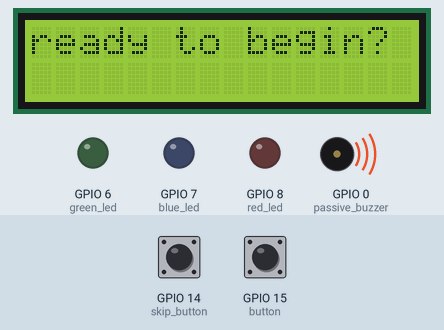
Bench run of a program on a simulated ESP32 board running MicroPython. Shown: 16×2 character LCD, output pins drawn as LEDs (lit = HIGH), buzzer (waves = sounding). The inputs (shaded band) are chosen by the test bench; at power-on: GPIO 15 (button) HIGH, GPIO 14 (skip_button) HIGH. Library files of the repository ran but are not shown: esp32_gpio_lcd.py; pins used as bus, display or sensor lines are not drawn.

Above: at 1.2 s.
1.3 s: GPIO 15 (button) pulled LOW for 0.15 s
At 1.9 s:
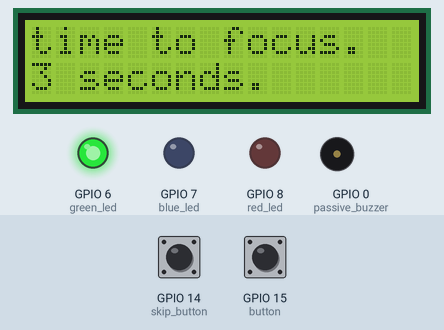
2.0 s: GPIO 15 (button) pulled LOW for 1 s
At 4.2 s:
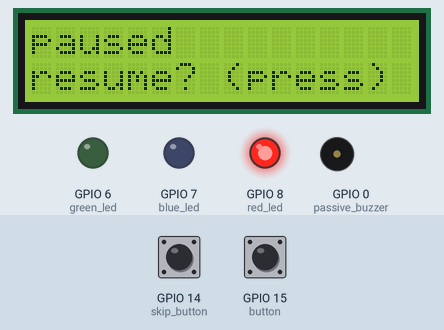
4.6 s: GPIO 14 (skip_button) pulled LOW for 0.15 s
At 6.1 s:
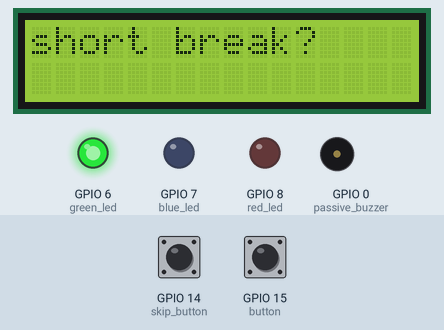
6.4 s: GPIO 15 (button) pulled LOW for 0.15 s
At 7.0 s:
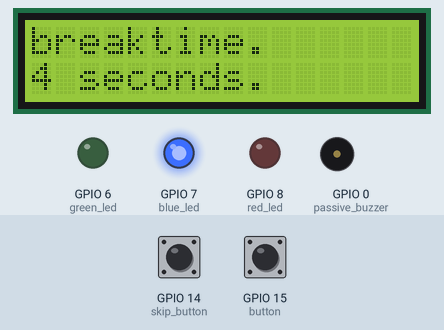
7.1 s: GPIO 14 (skip_button) pulled LOW for 1 s
At 9.2 s:
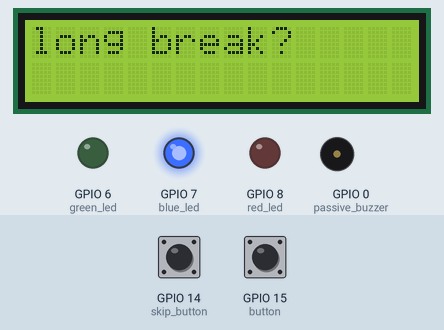
9.7 s: GPIO 15 (button) pulled LOW for 3.2 s
At 12.98 s:
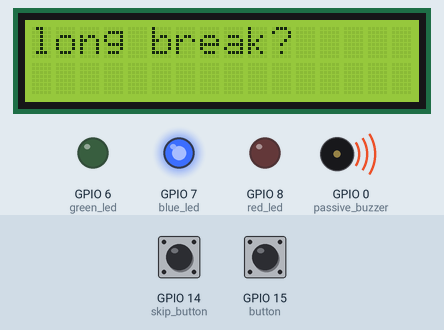
Timing chart, 0 to 14.5 s (numbered marks = the images above; inputs shaded):
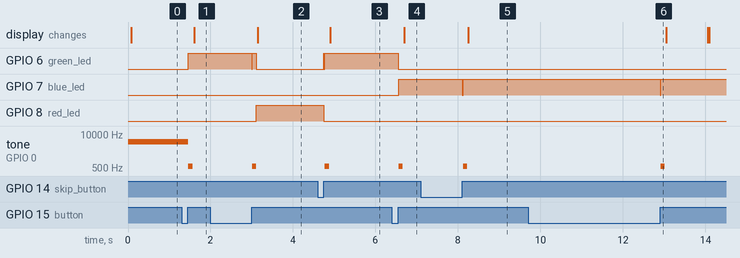

The program:

main.py
```python
from machine import Pin, PWM
from esp32_gpio_lcd import GpioLcd
import time

# --- Hardware setup ---------------------------------------------------

passive_buzzer = PWM(Pin(0))

lcd = GpioLcd(rs_pin=Pin(16),
              enable_pin=Pin(17),
              d4_pin=Pin(18),
              d5_pin=Pin(19),
              d6_pin=Pin(20),
              d7_pin=Pin(21),
              num_lines=2,
              num_columns=16)

button = Pin(15, Pin.IN, Pin.PULL_UP)       # pause/resume
skip_button = Pin(14, Pin.IN, Pin.PULL_UP)  # skip current phase

green_led = Pin(6, Pin.OUT)  # lit during focus
blue_led = Pin(7, Pin.OUT)   # lit during breaks
red_led = Pin(8, Pin.OUT)    # lit while paused

# button.value() == 1 means not pressed
# button.value() == 0 means pressed

# --- Config -------------------------------------------------------------

POMODORO_TIMER = 3
SHORT_BREAK_TIMER = 4
LONG_BREAK_TIMER = 5

FINISH_JINGLE = [
    (587, 0.09),   # D5
    (740, 0.09),   # F#5
    (880, 0.09),   # A5
    (1175, 0.09),  # D6
    (1480, 0.20),  # F#6 (held, triumphant finish)
]

# --- LED helper -----------------------------------------------------------

def set_led(color):
    """Turn on exactly one status LED ('green', 'blue', 'red', or None for off)."""
    green_led.value(1 if color == "green" else 0)
    blue_led.value(1 if color == "blue" else 0)
    red_led.value(1 if color == "red" else 0)

# --- Sound helpers --------------------------------------------------------

def beep(color=None):
    """
    Plays a short confirmation tone. If a color is given, blips that LED
    off-then-on right as the tone plays, so every interaction (start,
    pause, resume, skip) gives a visible flash in the active phase's color.
    """
    if color:
        set_led(None)
        time.sleep_ms(15)
        set_led(color)

    passive_buzzer.freq(587)
    passive_buzzer.duty_u16(30000)
    time.sleep(0.1)
    passive_buzzer.duty_u16(0)

def play_jingle(notes, color):
    """Plays the finish jingle, flashing the LED off/on with each note."""
    for freq, dur in notes:
        set_led(None)
        time.sleep_ms(20)
        set_led(color)

        passive_buzzer.freq(freq)
        passive_buzzer.duty_u16(30000)
        time.sleep(dur)
        passive_buzzer.duty_u16(0)

# --- Display helper ---------------------------------------------------

def show(line1, line2=""):
    lcd.clear()
    lcd.move_to(0, 0)
    lcd.putstr(line1)
    if line2:
        lcd.move_to(0, 1)
        lcd.putstr(line2)

# --- Button handling --------------------------------------------------

def wait_for_press_then_release(btn):
    """Block until btn is pressed, then block until it's released."""
    while btn.value() == 1:
        pass
    while btn.value() == 0:
        pass

def check_pause(phase_color):
    """
    If the pause button is pressed, show the paused screen, light the
    red LED, and block until resumed -- while also listening for a skip
    press during that wait. Restores phase_color's LED before returning.

    Returns (paused, skipped_while_paused).
    """
    if button.value() == 0:
        time.sleep_ms(50)

        # wait here until the button is released
        while button.value() == 0:
            pass
        beep(phase_color)

        set_led("red")
        show("paused", "resume? (press)")

        # wait here until the button is pressed again to resume,
        # but keep an eye on the skip button the whole time
        while button.value() == 1:
            if check_skip():
                set_led(phase_color)
                return True, True

        beep(phase_color)
        time.sleep_ms(50)
        while button.value() == 0:
            pass

        set_led(phase_color)
        return True, False

    return False, False

def check_skip():
    """
    If the skip button is pressed and held long enough to debounce,
    wait for release and return True. Returns False otherwise.
    """
    if skip_button.value() == 0:
        time.sleep_ms(50)

        # confirm it's still pressed after the bounce settles
        if skip_button.value() == 0:
            # wait here until the button is released
            while skip_button.value() == 0:
                pass
            return True

    return False

# --- Core phase runner --------------------------------------------------

def run_phase(start_prompt, active_header, duration, led_color, jingle):
    """
    Runs one timed phase (focus or break): waits for a start press,
    counts down while listening for pause/skip, then plays the jingle.
    """
    show(start_prompt)
    wait_for_press_then_release(button)
    set_led(led_color)
    beep(led_color)

    time_count = 0
    while time_count <= duration:
        seconds_left = duration - time_count
        show(active_header, f"{seconds_left} seconds.")

        for _ in range(100):
            paused, skipped_in_pause = check_pause(led_color)
            skipped = skipped_in_pause or check_skip()

            if paused and not skipped:
                show(active_header, f"{seconds_left} seconds.")

            time.sleep_ms(10)

            if skipped:
                beep(led_color)
                return

        time_count += 1

    play_jingle(jingle, led_color)

# --- Phases --------------------------------------------------------------

def pomodoro():
    run_phase(
        start_prompt="ready to begin?",
        active_header="time to focus.",
        duration=POMODORO_TIMER,
        led_color="green",
        jingle=FINISH_JINGLE,
    )

def short_break():
    run_phase(
        start_prompt="short break?",
        active_header="breaktime.",
        duration=SHORT_BREAK_TIMER,
        led_color="blue",
        jingle=FINISH_JINGLE[::-1],
    )

def long_break():
    run_phase(
        start_prompt="long break?",
        active_header="breaktime.",
        duration=LONG_BREAK_TIMER,
        led_color="blue",
        jingle=FINISH_JINGLE[::-1],
    )

# --- Main loop -------------------------------------------------------

while True:
    pomodoro()
    short_break()
    long_break()
```

Measured:
- after the input at 1.3 s, GPIO 6 (green_led): LOW → HIGH after 0.17 s; tone on GPIO 0 (passive_buzzer): 5000 Hz → 587 Hz after 0.17 s, → silent 0.10 s later; the display: changes after 0.30 s (image 1)
- after the input at 2.0 s, GPIO 6 (green_led): HIGH → LOW after 1.0 s, → HIGH 0.02 s later, → LOW 0.10 s later; GPIO 8 (red_led): LOW → HIGH after 1.1 s; tone on GPIO 0 (passive_buzzer): silent → 587 Hz after 1.0 s, → silent 0.10 s later; the display: changes after 1.2 s (image 2)
- after the input at 4.6 s, GPIO 6 (green_led): LOW → HIGH after 0.15 s, → LOW 0.01 s later, → HIGH 0.02 s later; GPIO 8 (red_led): HIGH → LOW after 0.15 s; tone on GPIO 0 (passive_buzzer): silent → 587 Hz after 0.18 s, → silent 0.10 s later; the display: changes after 0.30 s (image 3)
- after the input at 6.4 s, GPIO 6 (green_led): HIGH → LOW after 0.15 s; GPIO 7 (blue_led): LOW → HIGH after 0.17 s; tone on GPIO 0 (passive_buzzer): silent → 587 Hz after 0.17 s, → silent 0.10 s later; the display: changes after 0.30 s (image 4)
- after the input at 7.1 s, GPIO 7 (blue_led): HIGH → LOW after 1.0 s, → HIGH 0.02 s later; tone on GPIO 0 (passive_buzzer): silent → 587 Hz after 1.0 s, → silent 0.10 s later; the display: changes after 1.1 s (image 5)
- after the input at 9.7 s, GPIO 7 (blue_led): HIGH → LOW after 3.2 s, → HIGH 0.02 s later; tone on GPIO 0 (passive_buzzer): silent → 587 Hz after 3.2 s, → silent 0.10 s later
